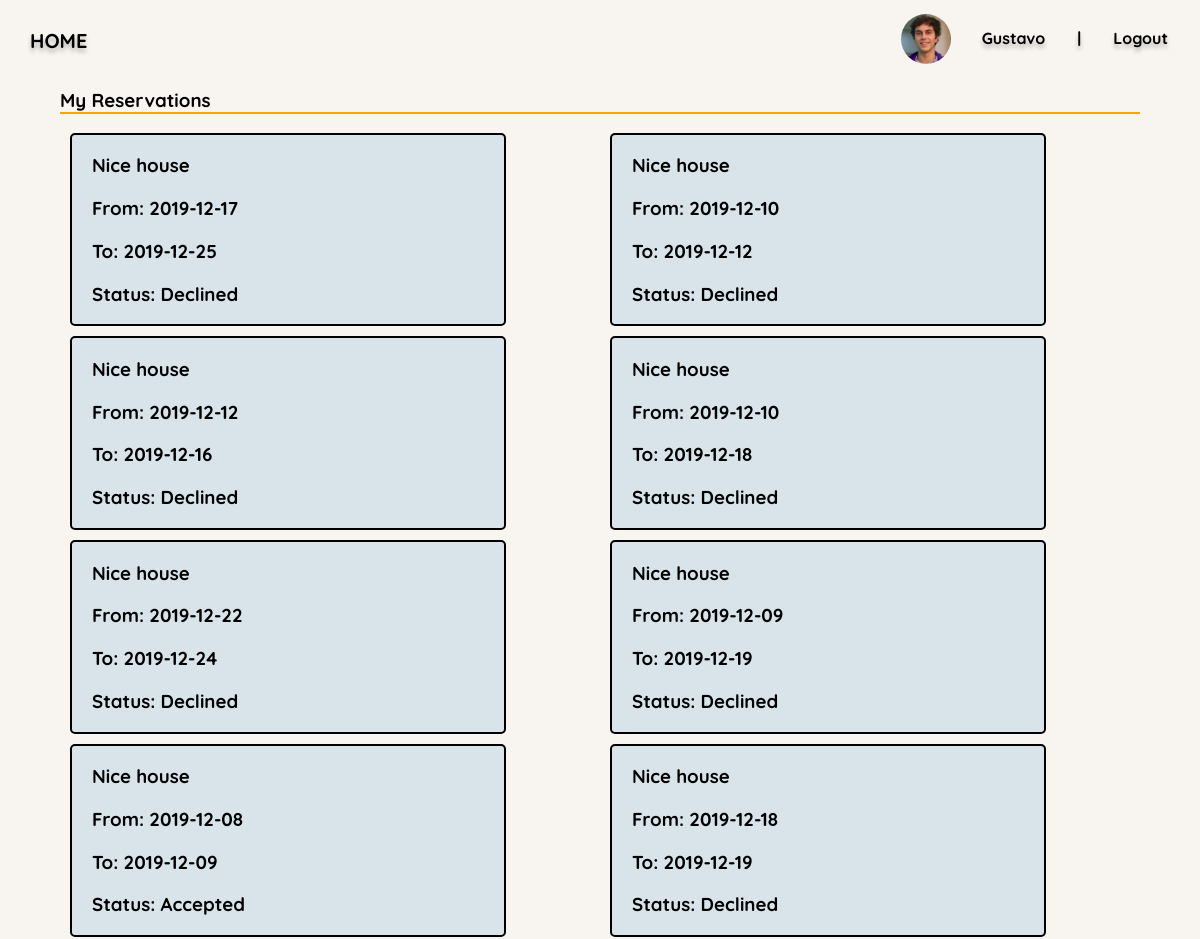
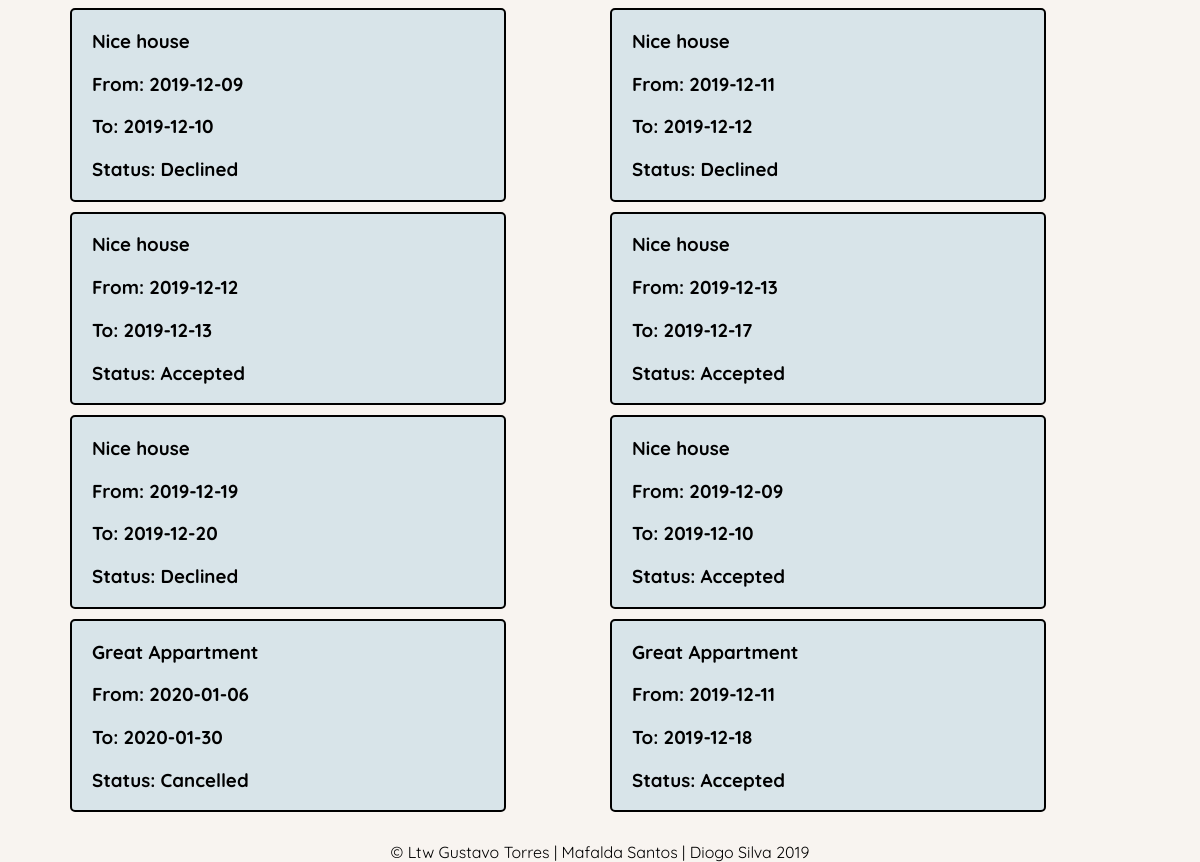
Page /pages/myReservations.php (signed in) on the committed database (2 pictures, top to bottom).
### tables this page shows
CREATE TABLE User(
    userID integer PRIMARY KEY,
    userName text NOT NULL,
    email text NOT NULL,
    passHash text NOT NULL,
    age date NOT NULL,
    phoneNumber text NOT NULL CHECK(length(phoneNumber) = 9),
    profilePicture INTEGER DEFAULT NULL
);

CREATE TABLE Place(
    placeID integer PRIMARY KEY,
    title text NOT NULL,
    placeDescription text NOT NULL,
    placeAddress text NOT NULL,
    city text NOT NULL,
    maxGuests INTEGER NOT NULL,
    swimmingPool INTEGER DEFAULT 0,
    wiFi INTEGER DEFAULT 0,
    houseMaid INTEGER DEFAULT 0,
    numberOfBedrooms INTEGER,
    placeOwner integer NOT NULL REFERENCES User
);

### pages/myReservations.php (called while the page is built, shortened)
<?php
    include_once ('../templates/header.php');
    include_once ('../templates/footer.php');
    include_once ('../actions/getRents.php');
    include_once ('../actions/displayRents.php');
    draw_headerArgs(["../css/headerBlack.css", "../css/myReservations.css"], [["../js/requests.js","defer"]]);
    $requests = getRentsByUser($_SESSION['userId']);
    displayReservations($requests);
?>

### actions/getRents.php (called while the page is built, shortened)
<?php
    include_once ('../actions/getUserInfo.php');
    include_once ('../actions/getPlaceInfo.php');
    function getRentsByUser($userId){
        $db = Database::instance()->db();
        $stmt = $db->prepare('Select User.userName, Rent.place,Place.title, Place.placeId, Rent.rentID,Rent.tourist,startDate,endDate,accepted
                                from Rent
                                Inner Join Place on Rent.place = Place.placeID Inner Join User on User.userId = Rent.tourist
                              where Rent.tourist = :userId
                                ');
        $stmt->bindParam(':userId', $userId);
        $stmt->execute();
        $rents = $stmt->fetchAll();
        return $rents;
    }
?>

### actions/getUserInfo.php (called while the page is built, shortened)
<?php
    include_once ('../actions/getPlaceInfo.php');
        ?>
    <?php
    function getProfilePic($userId){
        $db = Database::instance()->db();
        $stmt = $db->prepare('Select profilePicture from User
                              where User.userId = :userId
                                ');
        $stmt->bindParam(':userId', $userId);
        $stmt->execute();
        $user = $stmt->fetch();
        if($user['profilePicture'] == null)
            return 'default';
        else
            return $user['profilePicture'];
    }
?>

### actions/getPlaceInfo.php (called while the page is built, shortened)
<?php
    function getPlace($place_id)
    {
        $db = Database::instance()->db();
        $stmt = $db->prepare('Select * from Place
                                JOIN User
                                where user.userid = place.placeOwner
                                and placeid = :place_id');
        $stmt->bindParam(':place_id', $place_id);
        $stmt->execute();
        $place = $stmt->fetch();
        if ($place !== false) {
            return $place;
        } else
            return null;
    }
        ?>

### actions/displayRents.php (the view, shortened to what this page needs)
<?php
    function displayReservations($rents){
        ?>
            <h3 id='title'> My Reservations </h3>
            <div id='reservations'>
        <?php
        foreach($rents as $rent){
            $place = getPlace($rent['place']);
            ?>
                <div class ='request' id="request<?=$rent['rentID']?>">
                    <a href="./house.php?id=<?= $place['placeID'] ?> ">
                    <h3> <?= $place['title'] ?> </h3>
                    </a>
                    <h3> From: <?= $rent['startDate'] ?> </h3>
                    <h3> To: <?= $rent['endDate'] ?> </h3>
                    <h3> Status:
                    <?php
                        if($rent['accepted'] == 0){
                            ?>  Waiting for response </h3>
                            <div id='cancelation'> <button onclick="cancellOffer(<?= $rent['rentID']?>)">Cancell</button> </div>
                            <?php
                        }else if($rent['accepted'] == 1){
                            ?>  Accepted </h3>
                            <?php
                        }else if($rent['accepted'] == -1){
                        ?>  Declined </h3> <?php
                        }else if($rent['accepted'] == -2){
                        ?>  Exceeded Time </h3> <?php
                        }else if($rent['accepted'] == -3){
                        ?>  Cancelled </h3> <?php
                        }
                    ?>
                </div>
            <?php
        }
        ?>
            </div>
        <?php
    }
        ?>

### css/style.css (style rules this page uses)
body { margin: 0; background: #F8F4F0; font-family: 'Quicksand', sans-serif; }

### css/myReservations.css (style rules this page uses)
#reservations { padding-left: 5%; padding-right: 5%; display: grid; align-items: center; grid-template-columns: repeat(auto-fit, minmax(400px, 1fr)); }
#title { margin-left: 5%; margin-right: 5%; margin-top: 5px; border-bottom: 2px solid orange; }
.request { border-style: solid; border-width: 2px; border-radius: 5px; width: 80%; height: auto; background-color: rgb(216, 228, 233); margin-bottom: 10px; margin-left: 10px; margin-right: 10px; }
.request a { text-decoration: none; color: black; }
.request h3 { margin-left: 20px; }

### rows in the picture
user: place.title "Nice house", startDate "2019-12-17", endDate "2019-12-25", shows "Declined", startDate "2019-12-10", endDate "2019-12-12", startDate "2019-12-12", endDate "2019-12-16", endDate "2019-12-18", startDate "2019-12-22", endDate "2019-12-24", startDate "2019-12-09", endDate "2019-12-19", startDate "2019-12-08", endDate "2019-12-09", shows "Accepted", startDate "2019-12-18", endDate "2019-12-10", startDate "2019-12-11", endDate "2019-12-13", startDate "2019-12-13", endDate "2019-12-17", startDate "2019-12-19", endDate "2019-12-20", place.title "Great Appartment", startDate "2020-01-06", endDate "2020-01-30", shows "Cancelled"

### other values in the picture
$_SESSION['username'] "Gustavo"
